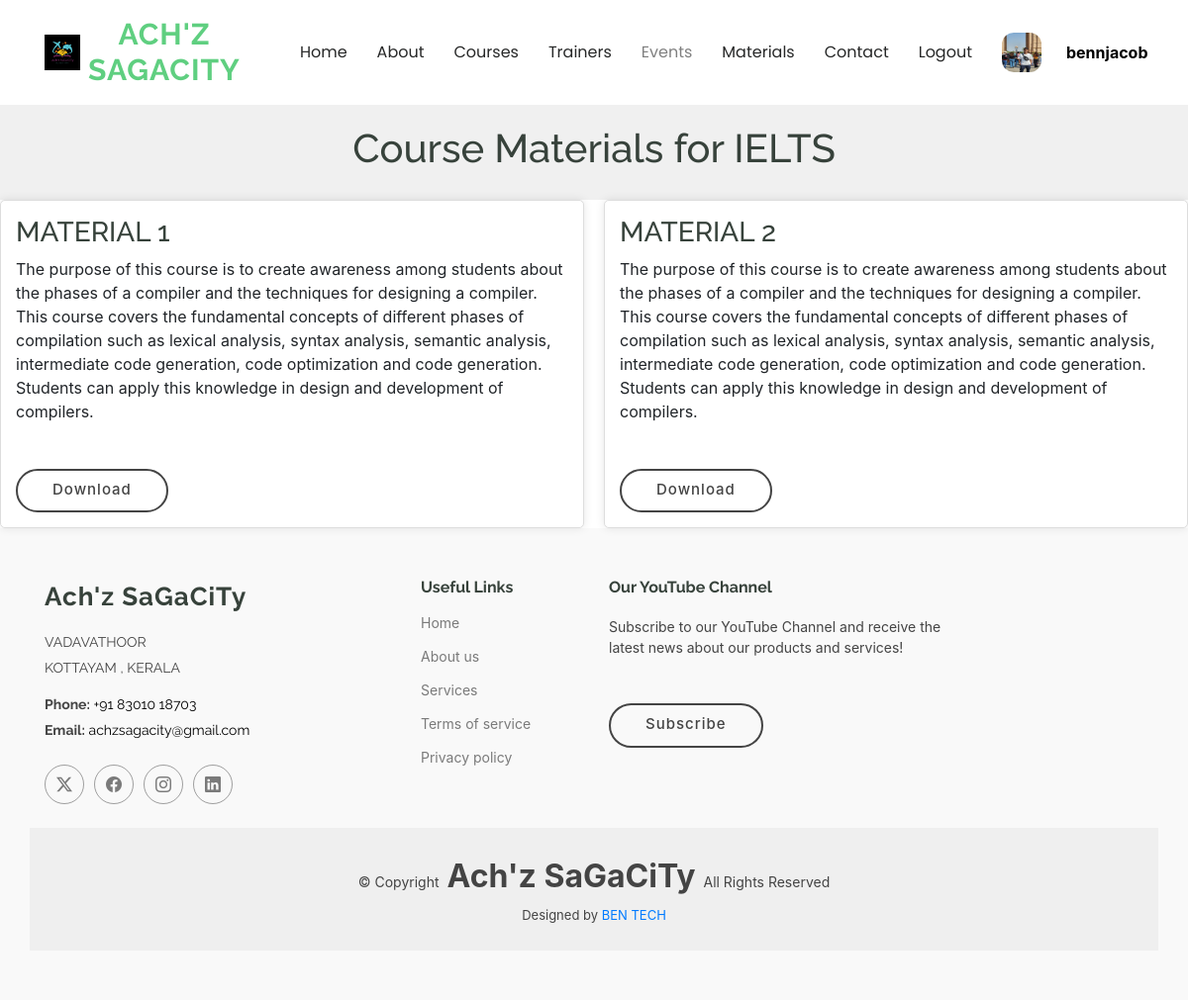
The app's page /course-materials/1/IELTS (signed in) with its own data.
### user/models.py (models this page shows, shortened)
class Customer(models.Model):
    LIVE = 0
    DELETE = 0
    DELETE_CHOICES = ((LIVE,'Live'),(DELETE,'Delete'))
    name = models.CharField(max_length=200)
    user = models.OneToOneField(User,on_delete=models.CASCADE,related_name='customer_profile')
    image = models.ImageField(upload_to='images/user_image/',null=True)
    address = models.TextField()
    place = models.CharField(max_length=30)
    pin = models.CharField(max_length=10)
    dob = models.DateField(null=True)
    deleted_status = models.IntegerField(choices=DELETE_CHOICES ,default=LIVE)
    created_at = models.DateTimeField(auto_now_add=True)
    updated_at = models.DateTimeField(auto_now = True)

### cources/models.py (models this page shows, shortened)
class Course(models.Model):
    COURSE_CHOICES = [
        ('IELTS', 'IELTS'),
        ('UKVI', 'UKVI'),
        ('FLUENCY', 'Fluency'),
    ]
    name = models.CharField(max_length=50, choices=COURSE_CHOICES, unique=True)
    detailed_name = models.CharField(max_length=100)
    description = models.TextField(default="Default description")
    price = models.CharField(max_length=10,default=0)
    trainer_name = models.CharField(max_length=100,default='Achsa Jomesh')
    course_image = models.ImageField(upload_to='images/courses/',null=True)

class CourseMaterial(models.Model):
    course = models.ForeignKey(Course, on_delete=models.CASCADE, related_name='materials')
    title = models.CharField(max_length=200)
    file = models.FileField(upload_to='course_materials/')
    description = models.TextField(blank=True)

### cources/views.py (the view)
# urls.py: path('course-materials/<int:id>/<str:name>',views.CourseMaterials,name='materials'),
def CourseMaterials(request,id,name):
    course = get_object_or_404(Course, id=id)
    materials = CourseMaterial.objects.filter(course=course)
    return render(request,'course_materials.html', {'course': course, 'materials': materials})

### cources/templates/course_materials.html (shortened to what this page needs)
{% load static %}
<!DOCTYPE html>
<html lang="en">
<head>
    <link href="{% static 'assets/css/main.css' %}" rel="stylesheet">
</head>
<body>
    {% include 'top.html' %}
    <header>
        <h1>Course Materials for {{ course.name }}</h1>
    </header>
    <main>
        <div class="materials-list">
            {% for material in materials %}
                <div class="material-item">
                    <h3>{{ material.title }}</h3>
                    <p>{{ material.description }}</p>
                    <a href="{{ material.file.url }}" target="_blank" class="btn-get-started" style="text-decoration: none;">Download</a>
                </div>
            {% empty %}
                <p>No materials available for this course.</p>
            {% endfor %}
        </div>
    </main>
    <footer>
        {% include 'footer.html' %}
    </footer>
</body>
</html>

### home/templates/top.html (shortened to what this page needs)
{% load static %}
<!DOCTYPE html>
<html lang="en">
<head>
  <link href="{% static 'assets/vendor/bootstrap/css/bootstrap.min.css' %}" rel="stylesheet">
  <link href="{% static 'assets/vendor/bootstrap-icons/bootstrap-icons.css' %}" rel="stylesheet">
  <link href="{% static 'assets/css/main.css' %}" rel="stylesheet">
</head>
<body>
<header id="header" class="header d-flex align-items-center sticky-top">
  <div class="container-fluid container-xl position-relative d-flex align-items-center">
    <a href="{% url 'home' %}" class="logo d-flex align-items-center me-auto text-decoration-none">
        <img src="{% static 'banner/logo/logo.jpg' %}" alt="">
        <h1 class="sitename">
            <span>Ach'z</span><br>
            <span>SaGaCiTy</span>
        </h1>
    </a>
      <nav id="navmenu" class="navmenu">
          <ul>
              <li><a href="{% url 'home' %}" style="text-decoration: none;">Home</a></li>
              <li><a href="{% url 'about' %}" style="text-decoration: none;">About</a></li>
              <li><a href="{% url 'courses' %}" style="text-decoration: none;">Courses</a></li>
              <li><a href="{% url 'trainers' %}" style="text-decoration: none;">Trainers</a></li>
              <li><a href="" style="color: gray; text-decoration: none;" >Events</a></li>
              <li><a href="{% url 'materials' %}" style="text-decoration: none;">Materials</a></li>
              <li><a href="{% url 'contact' %}" style="text-decoration: none;">Contact</a></li>
              {% if user.is_authenticated %}
                <li><a href="{% url 'logout' %}">Logout</a></li>
                <a href="#">
                    <img src="{{ user.customer_profile.image.url }}" style="height: 40px; width: 40px; border-radius: 30%;">
                </a>
                <b style="color: black; font-size: medium; margin-left: 10px;">{{ user.username }}</b>
                {% else %}
                <a class="btn-getstarted" href="{% url 'account' %}">Login</a>
              {% endif %}
          </ul>
      </nav>
      <div class="btn-getstarted" style="background-color: #fff; display: flex; box-shadow: 1px 1px 1px 1px solid black;">
    </div>
  </div>
</header>
</body>
</html>

### home/static/assets/css/main.css (style rules this page uses)
:root { --default-font: "Open Sans", system-ui, -apple-system, "Segoe UI", Roboto, "Helvetica Neue", Arial, "Noto Sans", "Liberation Sans", sans-serif, "Apple Color Emoji", "Segoe UI Emoji", "Segoe UI Symbol", "Noto Color Emoji"; --heading-font: "Raleway", sans-serif; --nav-font: "Poppins", sans-serif; }
:root { --background-color: #ffffff; --default-color: #444444; --heading-color: #37423b; --accent-color: #5fcf80; --contrast-color: #ffffff; }
:root { --nav-color: #272828; --nav-hover-color: #5fcf80; --nav-dropdown-background-color: #ffffff; --nav-dropdown-color: #272828; --nav-dropdown-hover-color: #5fcf80; }
:root { scroll-behavior: smooth; }
body { color: var(--default-color); background-color: var(--background-color); font-family: var(--default-font); }
a { color: var(--accent-color); text-decoration: none; transition: 0.3s; }
h1, h2, h3, h4, h5, h6 { color: var(--heading-color); font-family: var(--heading-font); }
.header { color: var(--default-color); background-color: var(--background-color); padding: 15px 0; transition: all 0.5s; z-index: 997; }
.header .logo { line-height: 1; }
.header .logo img { max-height: 36px; margin-right: 8px; }
.header .logo h1 { font-weight: 700; font-size: 30px; margin: 0; letter-spacing: 1px; text-transform: uppercase; color: var(--accent-color); }
.header .btn-getstarted, .header .btn-getstarted:focus { color: var(--contrast-color); background: var(--accent-color); font-size: 14px; padding: 8px 25px; margin: 0 0 0 30px; border-radius: 50px; transition: 0.3s; }
@media (max-width: 1200px) { .header .logo { order: 1; } }
@media (max-width: 1200px) { .header .btn-getstarted { order: 2; margin: 0 15px 0 0; padding: 6px 15px; } }
@media (max-width: 1200px) { .header .navmenu { order: 3; } }
@media (min-width: 1200px) { .navmenu { padding: 0; } }
@media (min-width: 1200px) { .navmenu ul { margin: 0; padding: 0; display: flex; list-style: none; align-items: center; } }
@media (min-width: 1200px) { .navmenu li { position: relative; } }
@media (min-width: 1200px) { .navmenu a, .navmenu a:focus { color: var(--nav-color); padding: 18px 15px; font-size: 16px; font-family: var(--nav-font); font-weight: 400; display: flex; align-items: center; justify-content: space-between; white-space: nowrap; transition: 0.3s; text-decoration: none; } }

### cources/templates/course_materials.html (style rules this page uses)
body { font-family: Arial, sans-serif; margin: 0; padding: 0; }
header { background-color: #f0f0f0; padding: 20px; text-align: center; }
.materials-list { display: grid; grid-template-columns: repeat(auto-fit, minmax(300px, 1fr)); gap: 20px; }
.material-item { background-color: #fff; padding: 15px; border: 1px solid #ddd; border-radius: 5px; box-shadow: 0 0 10px rgba(0, 0, 0, 0.1); }

### home/templates/top.html (style rules this page uses)
.logo { display: flex; align-items: center; text-decoration: none; }
.sitename { font-size: 2rem; }

### home/templates/footer.html (style rules this page uses)
.btn-get-started { font-weight: 500; font-size: 15px; text-decoration: none; letter-spacing: 1px; display: inline-block; padding: 8px 35px 10px 35px; border-radius: 50px; transition: 0.4s; margin-top: 30px; border: 2px solid var(--default-color); color: var(--default-color); }

### records on screen
Course: name "IELTS"
CourseMaterial: title "MATERIAL 1", description "The purpose of this course is to create awareness among students about the phases of a compiler and the techniques for designing a compiler. This course covers the fundamental concepts of different phases of compilation such as lexical analysis, syntax analysis, semantic analysis, intermediate code generation, code optimization and code generation. Students can apply this knowledge in design and development of compilers."
CourseMaterial: title "MATERIAL 2", description "The purpose of this course is to create awareness among students about the phases of a compiler and the techniques for designing a compiler. This course covers the fundamental concepts of different phases of compilation such as lexical analysis, syntax analysis, semantic analysis, intermediate code generation, code optimization and code generation. Students can apply this knowledge in design and development of compilers."

### other values on screen
{{ user.username }} "bennjacob"
